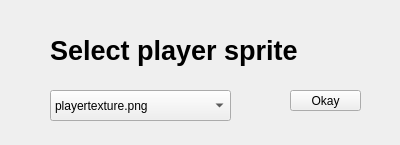
<?xml version="1.0" encoding="UTF-8"?>
<ui version="4.0">
 <class>selectPlayerSprite</class>
 <widget class="QWidget" name="selectPlayerSprite">
  <property name="geometry">
   <rect>
    <x>0</x>
    <y>0</y>
    <width>400</width>
    <height>145</height>
   </rect>
  </property>
  <property name="windowTitle">
   <string>Form</string>
  </property>
  <widget class="QComboBox" name="comboBox">
   <property name="geometry">
    <rect>
     <x>50</x>
     <y>90</y>
     <width>181</width>
     <height>31</height>
    </rect>
   </property>
   <item>
    <property name="text">
     <string notr="true">playertexture.png</string>
    </property>
    <property name="icon">
     <iconset>
      <normaloff>../drawit-build-Desktop-Debug/playertexture.png</normaloff>../drawit-build-Desktop-Debug/playertexture.png</iconset>
    </property>
   </item>
   <item>
    <property name="text">
     <string>kand.jpg</string>
    </property>
    <property name="icon">
     <iconset>
      <normaloff>../drawit-build-Desktop-Debug/kand.jpg</normaloff>../drawit-build-Desktop-Debug/kand.jpg</iconset>
    </property>
   </item>
   <item>
    <property name="text">
     <string>playerdummy.png</string>
    </property>
    <property name="icon">
     <iconset>
      <normaloff>../drawit-build-Desktop-Debug/playerdummy.png</normaloff>../drawit-build-Desktop-Debug/playerdummy.png</iconset>
    </property>
   </item>
  </widget>
  <widget class="QLabel" name="label">
   <property name="geometry">
    <rect>
     <x>50</x>
     <y>30</y>
     <width>301</width>
     <height>41</height>
    </rect>
   </property>
   <property name="text">
    <string>&lt;html&gt;&lt;head/&gt;&lt;body&gt;&lt;p&gt;&lt;span style=&quot; font-size:20pt; font-weight:600;&quot;&gt;Select player sprite&lt;/span&gt;&lt;/p&gt;&lt;/body&gt;&lt;/html&gt;</string>
   </property>
  </widget>
  <widget class="QPushButton" name="pushButton">
   <property name="geometry">
    <rect>
     <x>290</x>
     <y>90</y>
     <width>71</width>
     <height>21</height>
    </rect>
   </property>
   <property name="text">
    <string>Okay</string>
   </property>
  </widget>
 </widget>
 <resources/>
 <connections/>
</ui>
